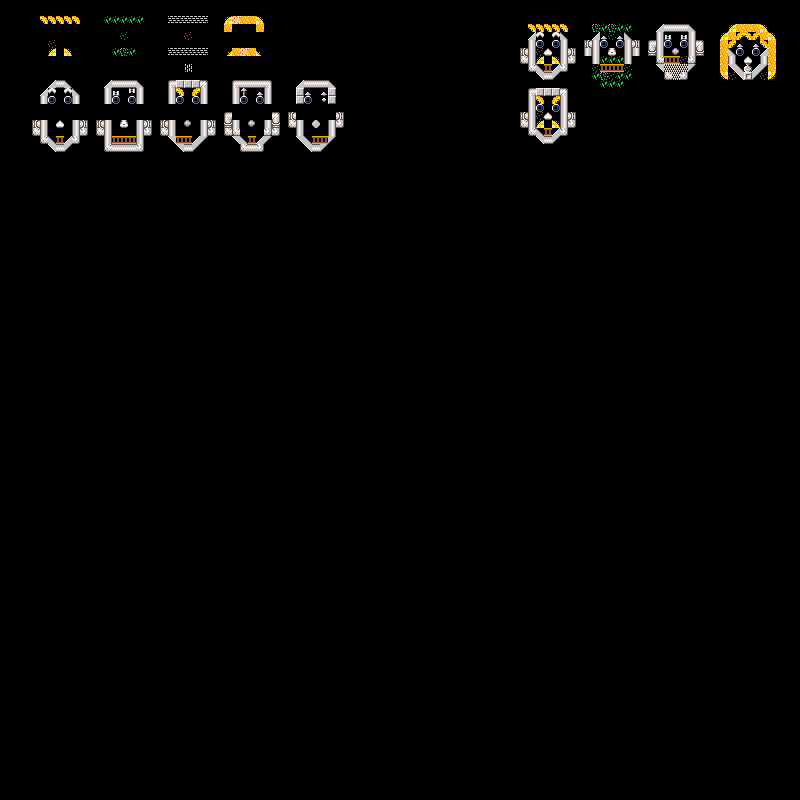

Rendered tile map (Tiled .tmx) drawn with the repository's tilesets; below, a short description and the map source with its tile grids summarised:
An orthogonal 100x100 tile map with 8x8 px tiles, 1 tile layer (Слой тайлов 1), 2 tilesets.

<map version="1.4" tiledversion="1.4.3" orientation="orthogonal" renderorder="left-up" width="100" height="100" tilewidth="8" tileheight="8" infinite="0" nextlayerid="2" nextobjectid="1">
 <tileset firstgid="1" source="../detective/assets/democart.tsx" />
 <tileset firstgid="257" source="../detective/assets/tbj2_startcart2spr.tsx" />
 <layer id="1" name="Слой тайлов 1" width="100" height="100">
  <data>[10000 cells, 427 non-empty, 39 distinct tile ids]</data>
 </layer>
</map>
